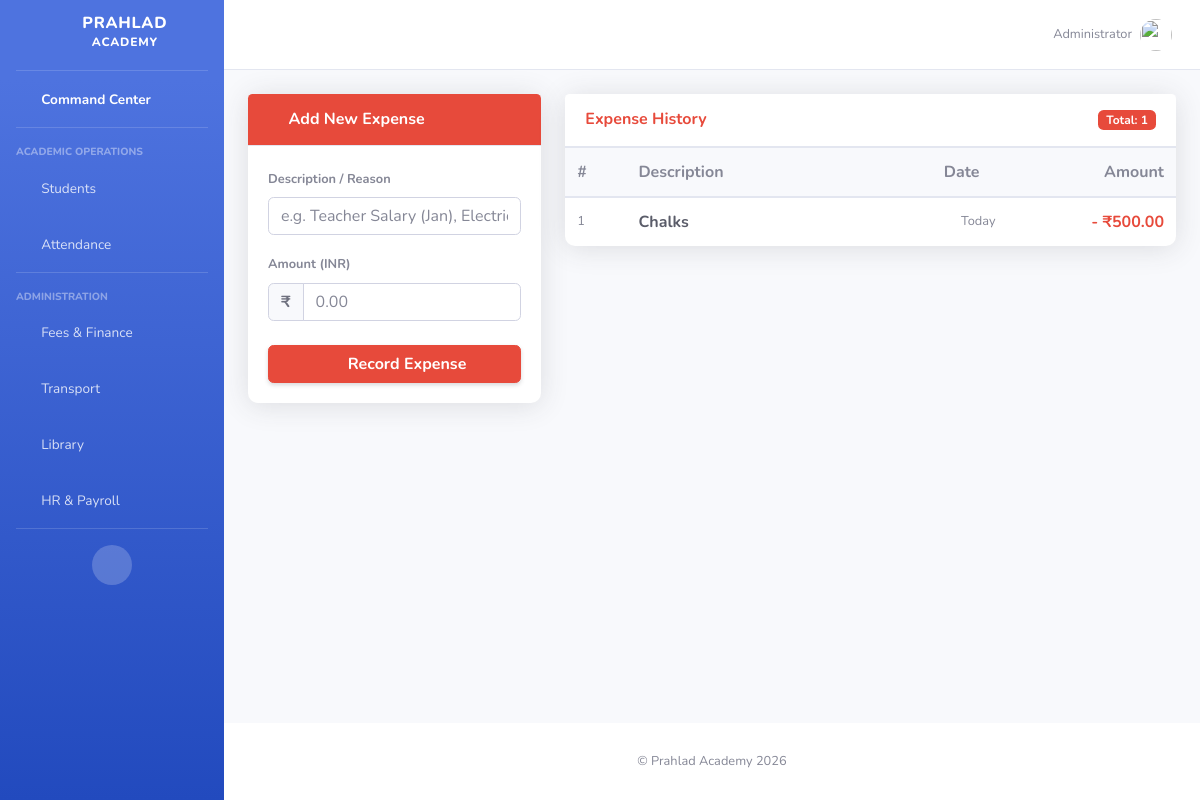
Before: /add_expense/ (signed in) with the older database file.
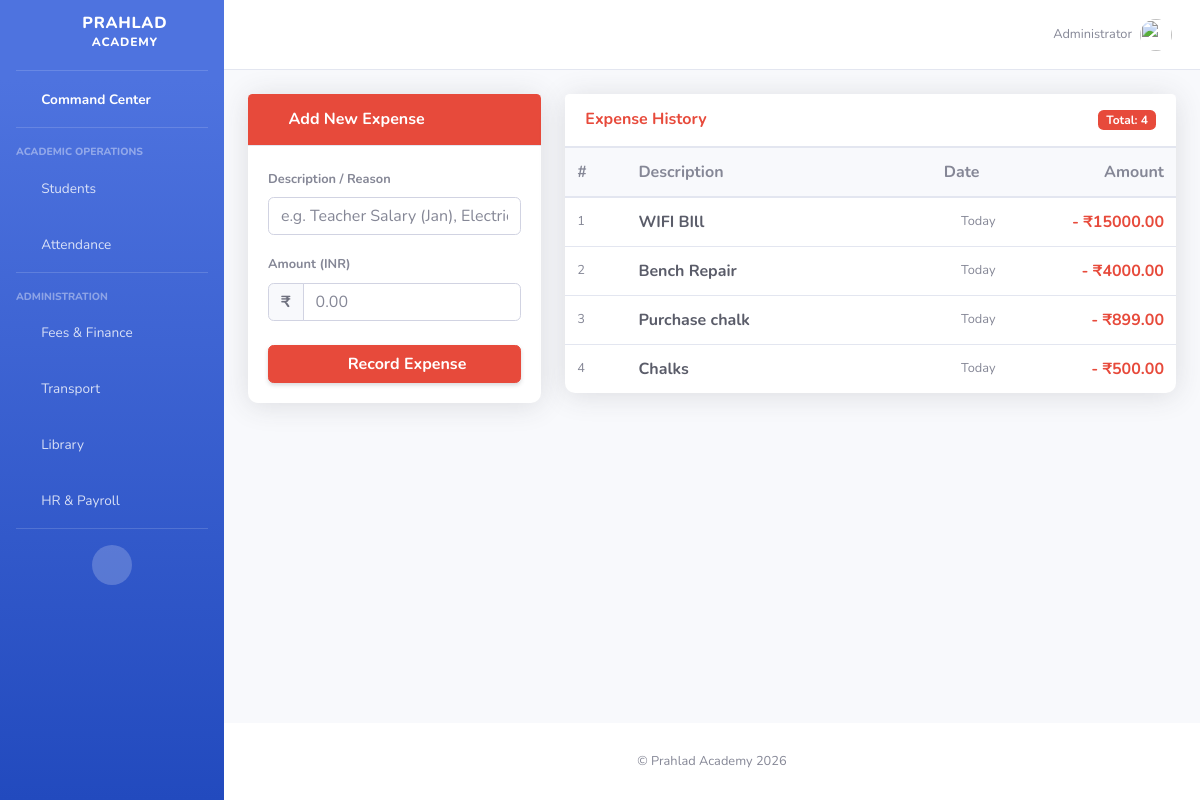
After: the same page with the newer database file.
### members/models.py (models this page shows)
class Expense(models.Model):
    description = models.CharField(max_length=200)
    amount = models.DecimalField(max_digits=10, decimal_places=2)
    date = models.DateField(auto_now_add=True)

### members/views.py (the view)
# urls.py: path('add_expense/', views.add_expense, name='add_expense'),
@login_required
def add_expense(request):
    if request.method == "POST":
        Expense.objects.create(description=request.POST.get('description'), amount=request.POST.get('amount'))
        return redirect('add_expense')
    expenses = Expense.objects.all().order_by('-id')
    return render(request, 'add_expense.html', {'expenses': expenses})

### members/templates/add_expense.html (shortened to what this page needs)
{% extends "master.html" %}
{% block content %}
<div class="row">
    <div class="col-xl-4 col-lg-5 mb-4">
        <div class="card shadow border-0">
            <div class="card-header py-3 bg-danger text-white">
                <h6 class="m-0 font-weight-bold"><i class="fas fa-money-bill-wave mr-2"></i>Add New Expense</h6>
            </div>
            <div class="card-body">
                <form action="" method="post">
                    <div class="form-group">
                        <label class="small font-weight-bold text-secondary">Description / Reason</label>
                        <input type="text" name="description" class="form-control" placeholder="e.g. Teacher Salary (Jan), Electricity Bill" required>
                    </div>
                    <div class="form-group">
                        <label class="small font-weight-bold text-secondary">Amount (INR)</label>
                        <div class="input-group">
                            <div class="input-group-prepend">
                                <span class="input-group-text bg-light font-weight-bold">₹</span>
                            </div>
                            <input type="number" name="amount" class="form-control" placeholder="0.00" required>
                        </div>
                    </div>
                    <button type="submit" class="btn btn-danger btn-block font-weight-bold shadow-sm mt-4">
                        <i class="fas fa-plus-circle mr-2"></i> Record Expense
                    </button>
                </form>
            </div>
        </div>
    </div>
    <div class="col-xl-8 col-lg-7">
        <div class="card shadow mb-4">
            <div class="card-header py-3 bg-white d-flex justify-content-between align-items-center">
                <h6 class="m-0 font-weight-bold text-danger">Expense History</h6>
                <span class="badge badge-danger badge-counter px-2 py-1">Total: {{ expenses.count }}</span>
            </div>
            <div class="card-body p-0">
                <div class="table-responsive">
                    <table class="table table-hover mb-0">
                        <thead class="bg-light">
                            <tr>
                                <th width="10%">#</th>
                                <th width="50%">Description</th>
                                <th width="20%">Date</th>
                                <th width="20%" class="text-right">Amount</th>
                            </tr>
                        </thead>
                        <tbody>
                            {% for expense in expenses %}
                            <tr>
                                <td class="text-muted small align-middle">{{ forloop.counter }}</td>
                                <td class="align-middle">
                                    <span class="font-weight-bold text-dark">{{ expense.description }}</span>
                                </td>
                                <td class="align-middle text-muted small">
                                    <i class="far fa-calendar-alt mr-1"></i> {{ expense.created_at|default:"Today" }}
                                </td>
                                <td class="align-middle text-right font-weight-bold text-danger">
                                    - ₹{{ expense.amount }}
                                </td>
                            </tr>
                            {% endfor %}
                        </tbody>
                    </table>
                </div>
            </div>
        </div>
    </div>
</div>
{% endblock %}

Changed rows visible on the page:
added Expense: description "WIFI BIll", created_at "Today", amount "15000.00"
added Expense: description "Bench Repair", created_at "Today", amount "4000.00"
added Expense: description "Purchase chalk", created_at "Today", amount "899.00"
Other visible differences:
{{ expenses.count }}: "1" → "4"
